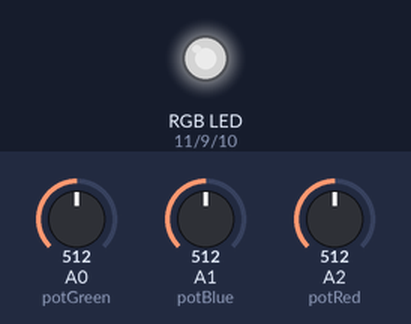
A sketch run on a simulated Arduino Uno, built with avr-gcc and run on an emulated ATmega328P. Shown: an RGB LED mixed from three pins (HIGH = lit). The inputs (shaded band) are chosen by the test bench; at power-on: A0 (potGreen) = 512, A1 (potBlue) = 512, A2 (potRed) = 512. Dim RGB values are drawn brighter than linear.

Above: at 1.2 s.
1.3 s: A0 (potGreen) set to 306
At 2.2 s:
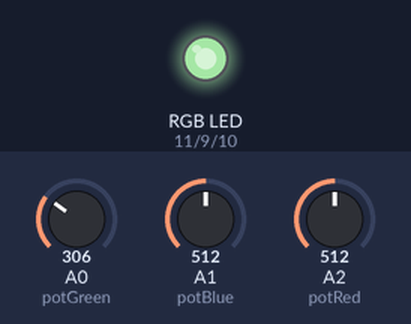
2.8 s: A1 (potBlue) set to 306
At 3.4 s:
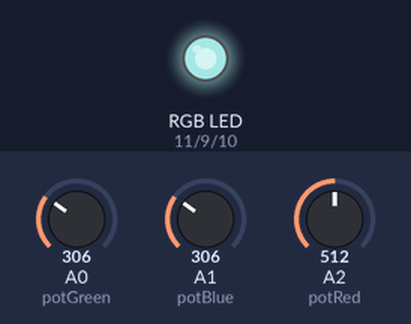
4.3 s: A2 (potRed) set to 306
At 5.5 s:
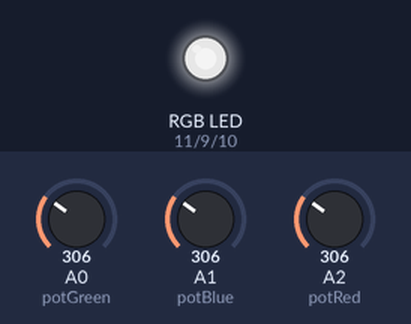
5.8 s: A0 (potGreen) set to 245
At 6.8 s:
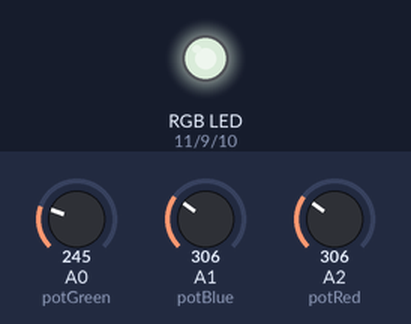
7.3 s: A1 (potBlue) set to 245
At 8.0 s:
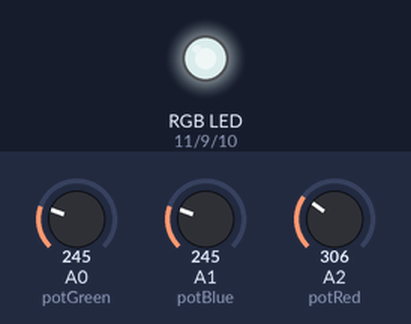
8.8 s: A2 (potRed) set to 245
At 9.1 s:
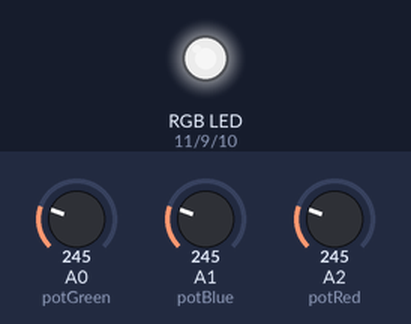
Timing chart, 0 to 11.3 s (numbered marks = the images above; inputs shaded):
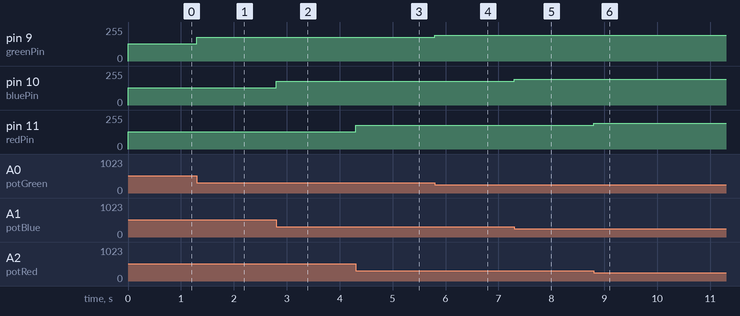

The sketch:

Homework_1.ino
```cpp
const int greenPin = 9;
const int bluePin = 10;
const int redPin = 11;

const int potGreen = A0;
const int potBlue = A1;
const int potRed = A2;

const float minAnalogValue = 0.0;
const float maxAnalogValue = 1023.0;
const float minBrightness = 0.0;
const float maxBrightness = 255.0;

float potValueGreen = 0.0;
float potValueBlue = 0.0;
float potValueRed = 0.0;

float trueValueGreen = 0.0;
float trueValueBlue = 0.0;
float trueValueRed = 0.0;

void setup()
{
  pinMode(redPin, OUTPUT);
  pinMode(bluePin, OUTPUT);
  pinMode(greenPin, OUTPUT);

  pinMode(potGreen, INPUT);
  pinMode(potBlue, INPUT);
  pinMode(potRed, INPUT);

  Serial.begin(9600);
}

void loop()
{
  potValueGreen = analogRead(potGreen);
  // I have a common cathode, therefore I must substarct the returned value from the maxim RGB brightness.
  trueValueGreen = maxBrightness - map(potValueGreen, minAnalogValue, maxAnalogValue, minBrightness, maxBrightness);

  potValueBlue = analogRead(potBlue);
  trueValueBlue = maxBrightness - map(potValueBlue, minAnalogValue, maxAnalogValue, minBrightness, maxBrightness);

  potValueRed = analogRead(potRed);
  trueValueRed = maxBrightness - map(potValueRed, minAnalogValue, maxAnalogValue, minBrightness, maxBrightness);

  analogWrite(greenPin, trueValueGreen);
  analogWrite(bluePin, trueValueBlue);
  analogWrite(redPin, trueValueRed);
}
```

Measured:
- after the input at 1.3 s, pin 9 (greenPin): 128/255 → 179/255 at once
- after the input at 2.8 s, pin 10 (bluePin): 128/255 → 179/255 at once
- after the input at 4.3 s, pin 11 (redPin): 128/255 → 179/255 at once
- after the input at 5.8 s, pin 9 (greenPin): 179/255 → 194/255 at once
- after the input at 7.3 s, pin 10 (bluePin): 179/255 → 194/255 at once
- after the input at 8.8 s, pin 11 (redPin): 179/255 → 194/255 at once
